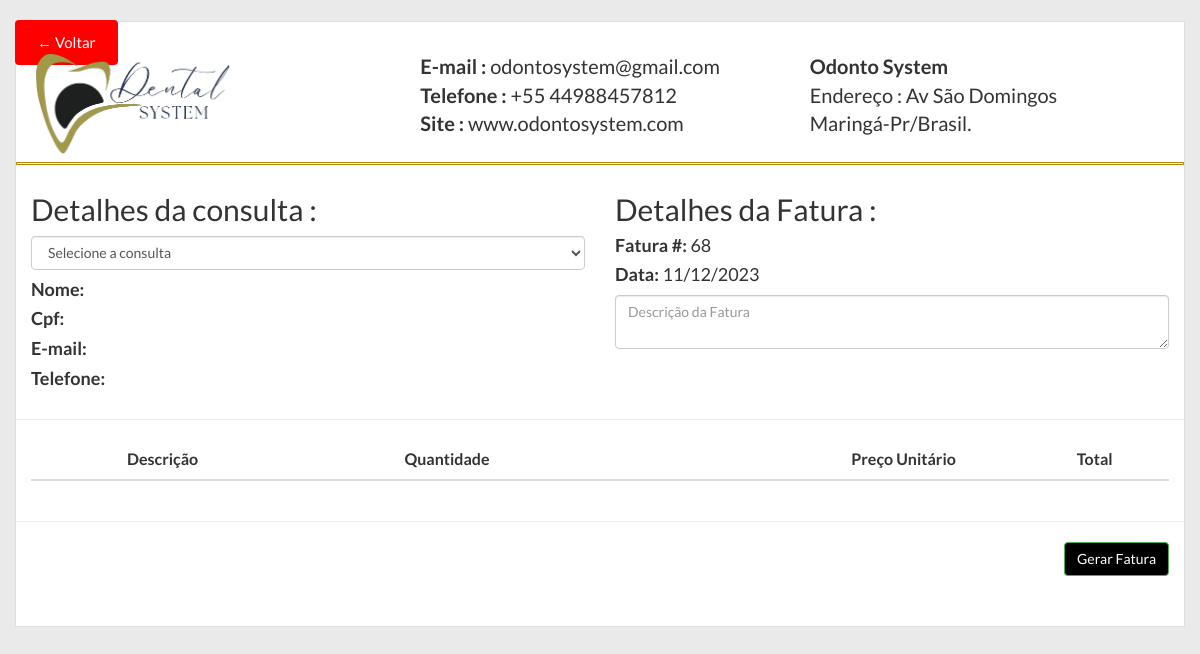
The app's page /secretaria/factura-pagamento/factura.php with its own data.
### tables this page shows
CREATE TABLE `perfil` (
  `id` int(11) NOT NULL,
  `nome_comercial` varchar(255) NOT NULL,
  `propietario` varchar(255) NOT NULL,
  `telefone` varchar(30) NOT NULL,
  `endereco` varchar(255) NOT NULL,
  `email` varchar(64) NOT NULL,
  `web` varchar(100) NOT NULL,
  `iva` int(11) DEFAULT NULL
);

### secretaria/factura-pagamento/factura.php (the view, shortened to what this page needs)
<?php
	require_once("../../conexao.php");
	$query_perfil=mysqli_query($conexao,"SELECT * from perfil where id=1");
	$rw=mysqli_fetch_assoc($query_perfil);
	$sql=mysqli_query($conexao, "SELECT LAST_INSERT_ID(id) as last from facturas order by id desc limit 0,1 ");
	$rws=mysqli_fetch_array($sql);
	$numero = $rws['last'] + 1;
?>
<html>
<head>
    <link href="assets/css/bootstrap.css" rel="stylesheet" />
    <link href="assets/css/style.css" rel="stylesheet" />
	<link href="https://cdnjs.cloudflare.com/ajax/libs/select2/4.0.2/css/select2.min.css" rel="stylesheet" />
</head>
<body >
	<div class="row">
		<div class="col-xs-12 col-sm-6">
			<a href="../pagamento.php" class="voltar-btn">← Voltar</a>
		</div>
	</div>
	<div class="container outer-section">
       <form class="form-horizontal" role="form" id="datos_presupuesto" method="post">
        <div id="print-area">
                  <div class="row pad-top font-big">
                <div class="col-lg-4 col-md-4 col-sm-4">
                    <img src="assets/img/logosistema.png" style="width: 200px;" alt="Logo sistema" />
                </div>
                <div class="col-lg-4 col-md-4 col-sm-4">
                    <strong>E-mail : </strong> <?php echo $rw['email'];?>
                    <br />
                    <strong>Telefone :</strong> <?php echo $rw['telefone'];?> <br />
					<strong>Site :</strong> <?php echo $rw['web'];?>
                </div>
                <div class="col-lg-4 col-md-4 col-sm-4">
                    <strong><?php echo $rw['nome_comercial'];?>  </strong>
                    <br />
                    Endereço : <?php echo $rw['endereco'];?>
                </div>
            </div>
			<div class="row ">
				<hr style="display: block;height: 1px;border: 1.5px solid darkgoldenrod;margin: 0.5em 0;padding: 0;">
				<div class="col-lg-6 col-md-6 col-sm-6">
					<h2>Detalhes da consulta :</h2>
					<select class="consulta form-control" name="consulta" id="consulta" required>
						<option value="">Selecione a consulta</option>
					</select>
					<h4><strong>Nome: </strong><span id="nome_paciente"></span></h4>
					<h4><strong>Cpf: </strong><span id="cpf"></span></h4>
					<h4><strong>E-mail: </strong><span id="email"></span></h4>
					<h4><strong>Telefone: </strong><span id="telefone"></span></h4>
				</div>
				<div class="col-lg-6 col-md-6 col-sm-6">
					<h2>Detalhes da Fatura :</h2>
					<h4><strong>Fatura #: </strong><?php echo $numero;?></h4>
					<h4><strong>Data: </strong> <?php echo date("d/m/Y");?></h4>
					<textarea class="form-control" id="descripcion" name="descripcao" placeholder="Descrição da Fatura"></textarea>
				</div>
			</div>
            <div class="row">
			<hr />
                <div class="col-lg-12 col-md-12 col-sm-12">
                    <div class="table-responsive">
                        <table class="table table-striped  table-hover">
                            <thead>
                                <tr>
									<th class='text-center'>Descrição</th>
									<th class='text-center'>Quantidade</th>
                                    <th class='text-right'>Preço Unitário</th>
                                    <th class='text-right'>Total</th>
									<th class='text-right'></th>
                                </tr>
                            </thead>
                        </table>
                    </div>
                </div>
            </div>
        </div>
       <div class="row"> <hr /></div>
        <div class="row pad-bottom pull-right">
            <div class="col-lg-12 col-md-12 col-sm-12">
                <button type="submit" class="btn btn-success " style="background-color:black;color:white">Gerar Fatura</button>
            </div>
        </div>
		</form>
    </div>
</body>
</html>

### secretaria/factura-pagamento/assets/css/style.css (style rules this page uses)
body { font-family: 'Lato', sans-serif; font-size:15px; background-color: #EAEAEA; }
.pad-top { padding-top:30px; }
.pad-bottom { padding-bottom:50px; }
.font-big { font-size:20px; }
.outer-section { border:1px solid #dedede; background-color: #fff; margin-top:20px; }

### secretaria/factura-pagamento/factura.php (style rules this page uses)
.voltar-btn { position: absolute; top: 20px; left: 30px; text-decoration: none; color: white; padding: 10px 20px; border: 2px solid red; border-radius: 4px; background-color: red; transition: transform 0.3s, background-color 0.3s; }

### records on screen
perfil: email "odontosystem@gmail.com", telefone "+55 44988457812", web "www.odontosystem.com", nome_comercial "Odonto System", endereco "Av São Domingos Maringá-Pr/Brasil."

### other values on screen
$numero "68"
